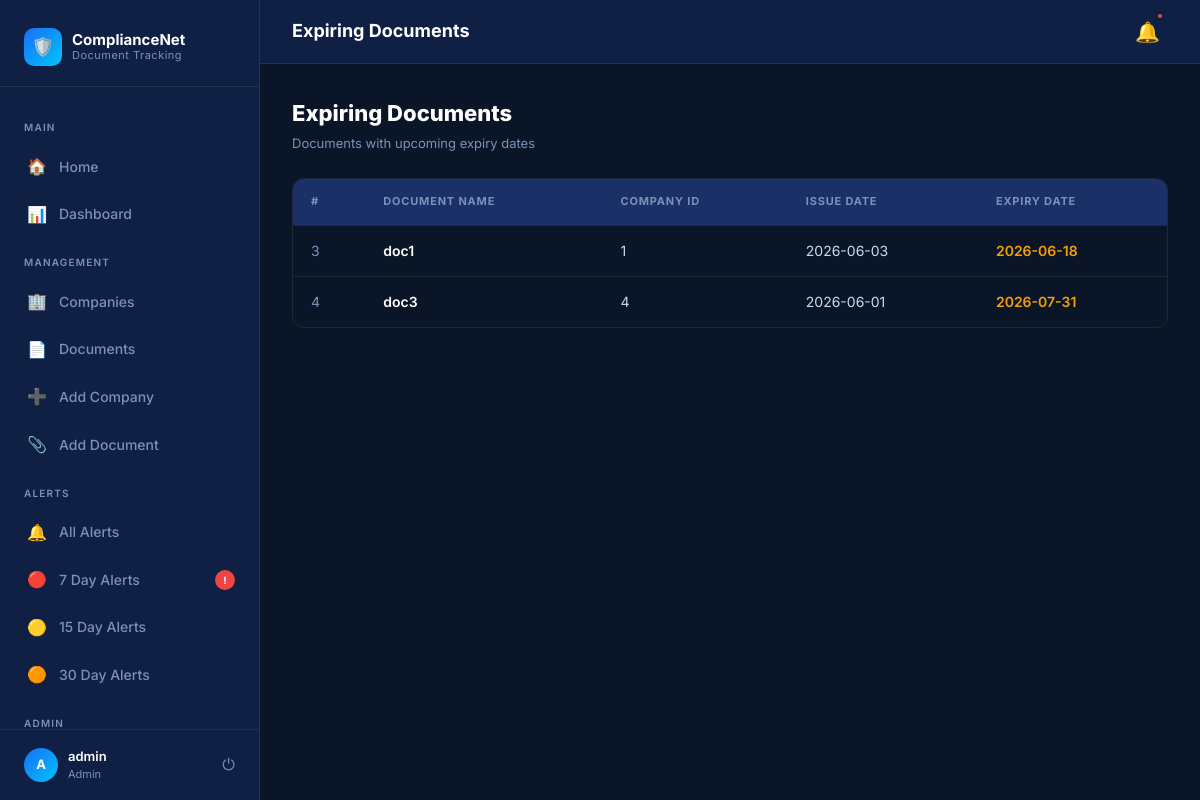
The app's page /expiring (signed in) with its own data.
### tables this page shows
CREATE TABLE documents (
    id INTEGER PRIMARY KEY AUTOINCREMENT,
    company_id INTEGER,
    document_name TEXT,
    issue_date TEXT,
    expiry_date TEXT,
    reminder_days INTEGER,
    FOREIGN KEY(company_id) REFERENCES companies(id)
);

### app.py (the view)
@app.route('/expiring')
@login_required
def expiring():
    today = datetime.today().date()
    conn = sqlite3.connect('company.db')
    conn.row_factory = sqlite3.Row
    docs = conn.execute("""
        SELECT *
        FROM documents
        WHERE expiry_date >= ?
        ORDER BY expiry_date
    """, (today,)).fetchall()
    conn.close()
    return render_template(
        'expiring.html',
        documents=docs
    )

### app.py (called while the page is built)
def login_required(f):
    @wraps(f)
    def decorated_function(*args, **kwargs):
        if 'user_id' not in session:
            return redirect('/login')
        return f(*args, **kwargs)
    return decorated_function

### templates/expiring.html (shortened to what this page needs)
{% extends 'base.html' %}
{% block topbar_title %}Expiring Documents{% endblock %}
{% block content %}
<div class="page-header">
  <div>
    <h1>Expiring Documents</h1>
    <p>Documents with upcoming expiry dates</p>
  </div>
</div>
{% if documents %}
<div class="table-wrap">
  <table>
    <thead>
      <tr>
        <th>#</th>
        <th>Document Name</th>
        <th>Company ID</th>
        <th>Issue Date</th>
        <th>Expiry Date</th>
      </tr>
    </thead>
    <tbody>
      {% for doc in documents %}
      <tr>
        <td style="color:var(--muted)">{{ doc['id'] }}</td>
        <td><span class="company-name">{{ doc['document_name'] }}</span></td>
        <td>{{ doc['company_id'] }}</td>
        <td>{{ doc['issue_date'] or '—' }}</td>
        <td style="color:var(--yellow);font-weight:600">{{ doc['expiry_date'] }}</td>
      </tr>
      {% endfor %}
    </tbody>
  </table>
</div>
{% endif %}
{% endblock %}

### templates/base.html (style rules this page uses)
*, *::before, *::after { box-sizing: border-box; margin: 0; padding: 0; }
:root { --navy: #0a1628; --navy-mid: #0f2044; --navy-card: #112255; --navy-light:#1a3066; --blue: #1a6ef7; --blue-light:#3d8ef8; --blue-glow: rgba(26,110,247,0.18); --cyan: #00c4ff; --white: #ffffff; --text: #cdd8f0; --muted: #7a91b8; --border: rgba(255,255,255,0.08); --red: #ef4444; --yellow: #f59e0b; --green: #10b981; --radius: 12px; --radius-sm: 8px; --shadow: 0 4px 24px rgba(0,0,0,0.4); }
html, body { height: 100%; font-family: 'Inter', sans-serif; background: var(--navy); color: var(--white); line-height: 1.6; }
.table-wrap { overflow-x: auto; border-radius: var(--radius); border: 1px solid var(--border); }
table { width: 100%; border-collapse: collapse; font-size: 14px; }
thead { background: var(--navy-light); }
thead th { padding: 14px 18px; text-align: left; font-size: 11px; font-weight: 700; letter-spacing: 0.8px; text-transform: uppercase; color: var(--muted); border-bottom: 1px solid var(--border); }
tbody tr { border-bottom: 1px solid var(--border); transition: background 0.15s; }
tbody tr:last-child { border-bottom: none; }
tbody td { padding: 14px 18px; color: var(--text); vertical-align: middle; }
td .company-name { color: var(--white); font-weight: 600; }
.page-header { display: flex; align-items: center; justify-content: space-between; margin-bottom: 24px; }
.page-header h1 { font-size: 22px; font-weight: 800; color: var(--white); }
.page-header p { font-size: 13px; color: var(--muted); margin-top: 2px; }

### records on screen
documents: id "3", document_name "doc1", company_id "1", issue_date "2026-06-03", expiry_date "2026-06-18"
documents: id "4", document_name "doc3", company_id "4", issue_date "2026-06-01", expiry_date "2026-07-31"

### other values on screen
{{ session.get('username', 'U')[0]|upper }} "A"
{{ session.get('username', 'User') }} "admin"
{{ session.get('role', 'staff') }} "Admin"
